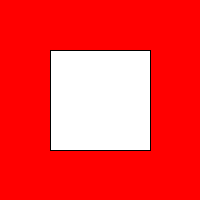
Frame 1 (no input)
Frame 60 (the mouse pressed at the canvas centre just before this capture): identical to frame 1, image omitted
Frame 120 (the mouse held since frame 60 and released just before this capture): identical to frame 1, image omitted

The Processing sketch that drew this single still picture (run headless with seeded random() and noise(); from frame 60 on, the mouse is pressed at the canvas centre):

// Processing sketch: mouse_3_buttons
// ── mouse_3_buttons.pde
// Using 3 mouse buttons
void setup(){
  size(200, 200);
}
void draw() {
  background(#ff0000);
  if (mousePressed){
  	if (mouseButton == LEFT) {
    	fill(0);
  	} else if (mouseButton == RIGHT) {
    	fill(255);
  	} else if (mouseButton == CENTER){
    	fill(126);
  	}
  }
  rect(50, 50, 100, 100);
}
